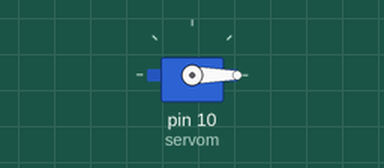
Bench run of a sketch on a simulated Arduino Uno, built with avr-gcc and run on an emulated ATmega328P. Parts: servo.

Above: at 0.1 s.
Timing chart, 0 to 130.0 s (numbered marks = the images above):
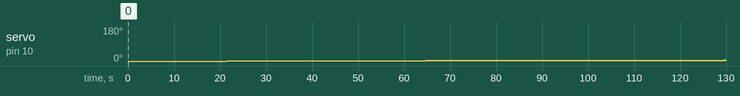

The sketch:

mamamatikkodlar.ino
```cpp
#include <Servo.h>  // Servo kütüphanesini projeme ekledim.

Servo servom;  // Servo motorumun ismini tanımladım.
int aci = 0;    // açı değişkenini oluşturup 0’a eşitledim.

void setup() {
  servom.attach(10);  // Servoyu 10 nolu pin’e bağladığımı tanımladım.
}

void loop() // Döngüye aldım.
{
  for (aci = 0; aci <= 180; aci += 1) { // For döngüsü ile 0 ile 180 derece arası gitmesini sağladım.
                                        // her bir adımda 1 derece artacak şekilde ayarladım.
    servom.write(aci);              // Servo açı değeri olarak belirlediğim değişkeni servoya yazdırdım.
    delay(21600);                       // servonun hedeflenen açıya gidebilmesi için 21.600 sn bekleme süresi ekledim.
  }

  for (aci = 180; aci >= 0; aci -= 1) { // for döngüsü ile 180 ile 0 derece arası gitmesini sağladım.
    servom.write(aci);              // Servo açı değeri değişkenini servoya yazdırdım..
    delay(21600);                       // Servonun açı değerine gidebilmesi için 6 saat yani 21.600 sn bekleme süresi ekledim.
  }
  }
```

Measured:
- by itself, servo on pin 10 (servom): moves from 0° to 6° over 108 s
